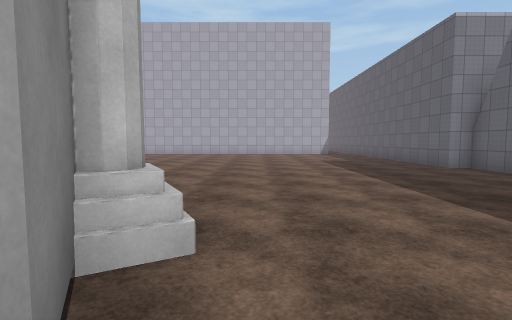
View 1 (above)

22 first-person views from a walk through a 3-D level made in the Unity game engine. The camera is 1.5 m above the floor, tilts 4° down and sees 85° across. The floor is counted in squares, 2 m on a side. Each view is taken from the middle of a square. On the plan, view 1 faces up. The plan holds only what a view shows up to about 10 squares ahead; the rest is blank. The place goes on beyond the plan. The player character is not drawn. Some animated figures are not drawn. Some surface patterns are stand-ins.

View 2
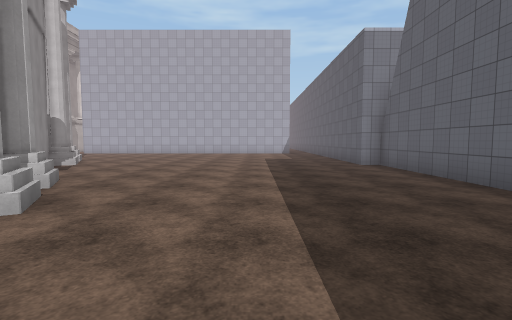

View 3
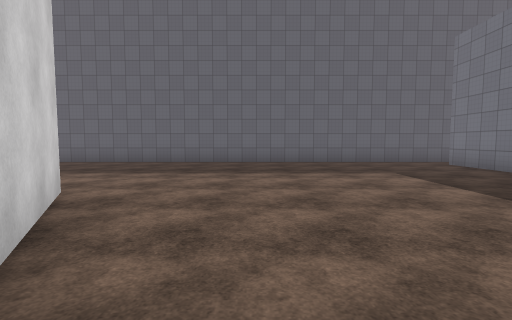

View 4
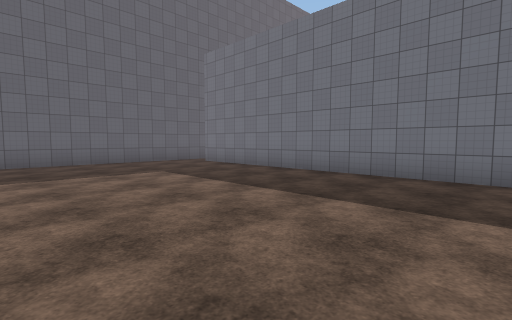

View 5
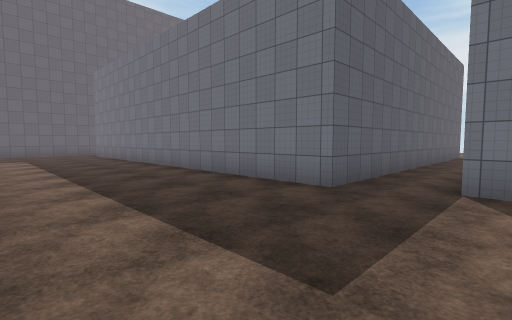

View 6
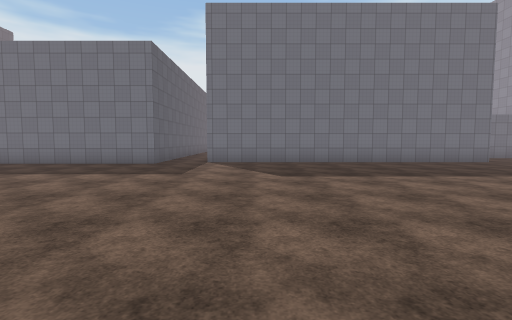

View 7
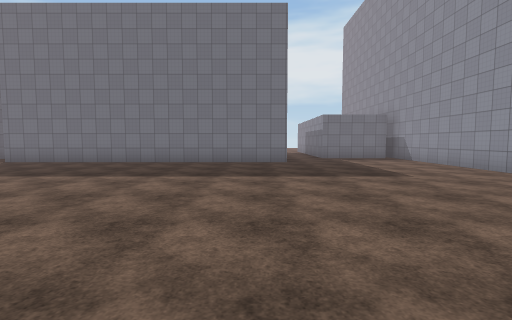

View 8
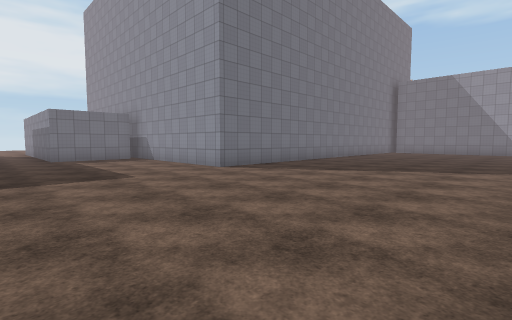

View 9
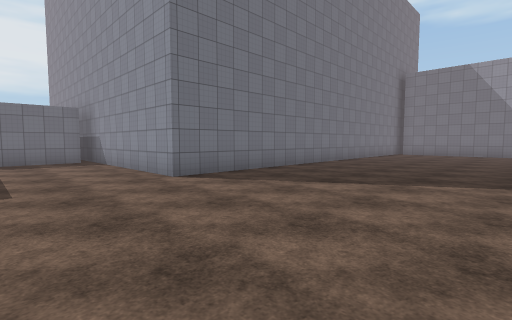

View 10
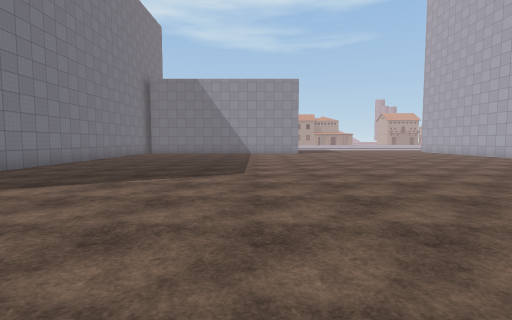

View 11
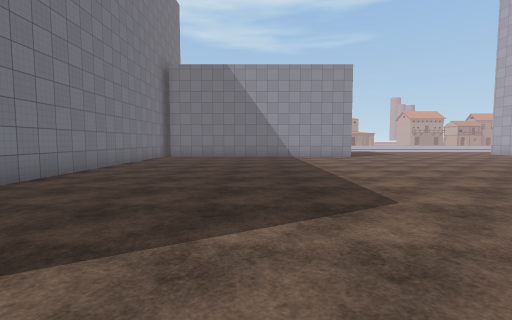

View 12
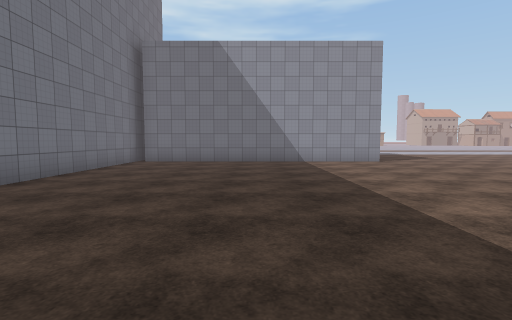

View 13
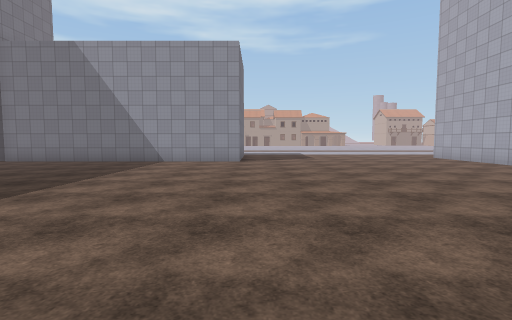

View 14
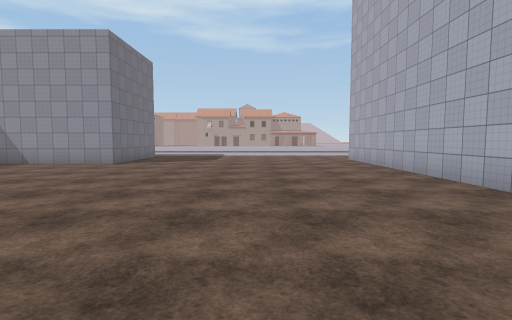

View 15
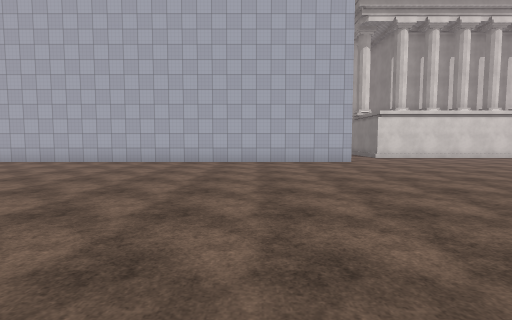

View 16
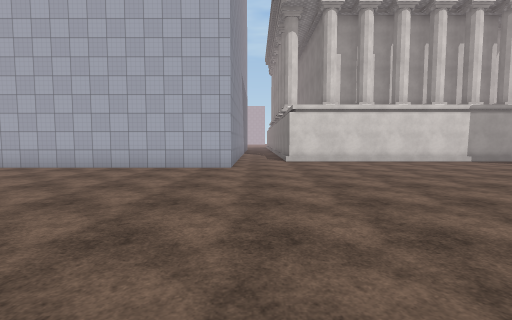

View 17
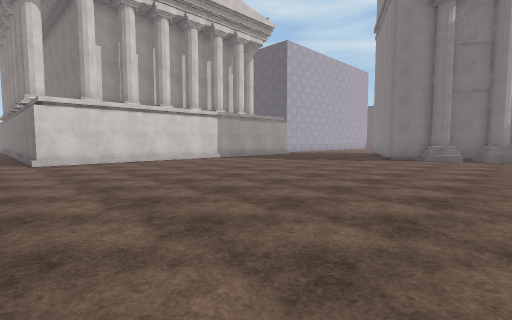

View 18
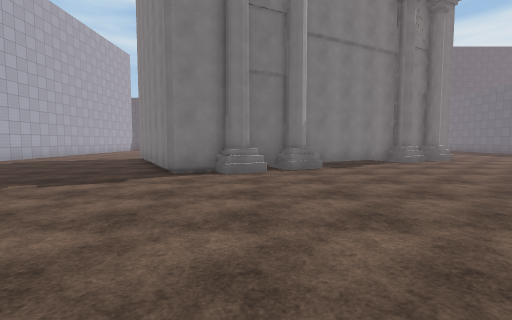

View 19
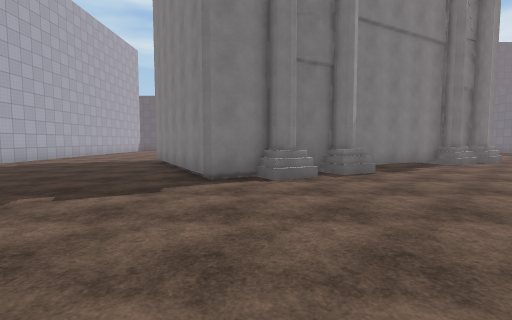

View 20
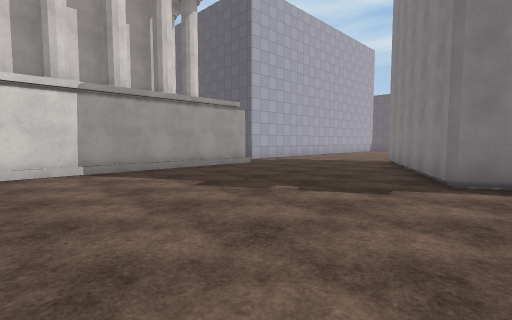

View 21
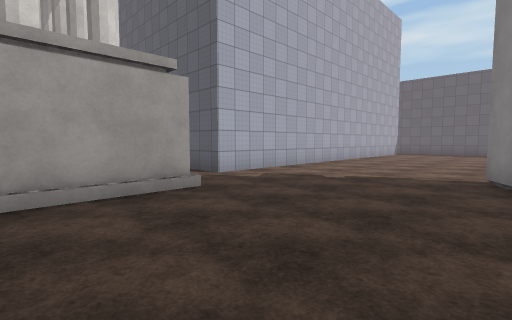

View 22
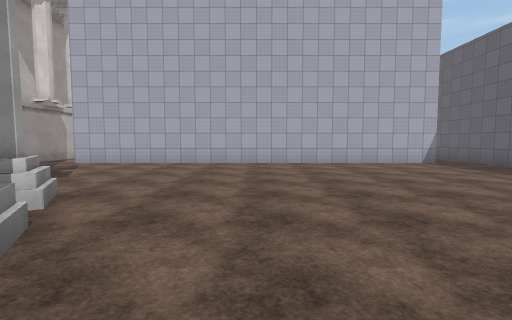

### Floor plan
Points are (right, up) in squares from view 1. A wall is a line through its corners. A room is listed if a view was taken in it or the views show most of it. See-through windows are left out.
Room 1 (views 1, 2, 3, 4, 5, 6, 7, 8, 9, 10, 11, 12, 13, 14, 15, 16, 17, 18, 19, 20, 21, 22)
walls: (-10.2, 5.7) (-10.8, 6.6) (-10.2, 6.9); (-9.2, 5.1) (-9.8, 6.2); (-10.1, 6.6) (-10.8, 8) (-5.9, 10.6); (-7.2, 0.1) (-7.6, 0.9) (-7.1, 1.2) (-9, 4.7); (-6.2, -0.5) (-6.4, -0.1); (-19.1, -8.6) (-9.2, -8.6); (-4.2, 7.4) (-3.3, 5.7); (-3.5, 7.5) (-4.1, 7.2); (-9.5, 13.9) (-20.8, 13.9) (-20.8, 15.5); (-1.8, 4) (-1.4, 3.4) (-1.9, 3.2); (-1.2, 1.8) (-0.4, 0.5) (-2.6, -0.7); (-22.7, 13.9) (-22.7, 11.7) (-38, 11.7); (-23.5, -10.7) (-20.8, -10.7) (-20.8, -11.4); (-7.7, -15.9) (-7.7, -8) (4.8, -8); (-38, 3.4) (-36.9, 3.4) (-36.9, -5); (4, 15.2) (-8.1, 15.2); (-37, -5.3) (-23.9, -5.3) (-23.9, -11.4); (5.2, 13.9) (5.2, 15.5); (5.8, -8.9) (5.8, 7.5) (5.2, 7.5) (5.2, 10.1)
low walls: (-9.5, 4.4) (-9.9, 5.1); (-4.9, 9.7) (-4.5, 9.1); (-4, 8.4) (-3.7, 7.8); (-1, 2.6) (-0.6, 1.8) (-1.1, 1.5)

Where each view was taken, in squares from view 1:
view 1: 0 up, 0 right, facing up
view 2: 1 down, 2 right, facing up
view 3: 2 down, 4 left, facing right
view 4: 2 down, 4 left, facing down-right
view 5: 4 down, 10 left, facing down-right
view 6: 1 up, 11 left, facing down
view 7: 1 up, 18 left, facing down
view 8: 1 up, 19 left, facing down-left
view 9: 0 up, 21 left, facing down-left
view 10: 1 up, 21 left, facing left
view 11: 1 down, 24 left, facing left
view 12: 1 down, 27 left, facing left
view 13: 4 up, 27 left, facing left
view 14: 8 up, 28 left, facing left
view 15: 2 up, 26 left, facing up
view 16: 4 up, 22 left, facing up
view 17: 4 up, 22 left, facing up-right
view 18: 6 up, 17 left, facing right
view 19: 7 up, 16 left, facing right
view 20: 7 up, 16 left, facing up-right
view 21: 10 up, 12 left, facing up-right
view 22: 6 up, 2 left, facing up
